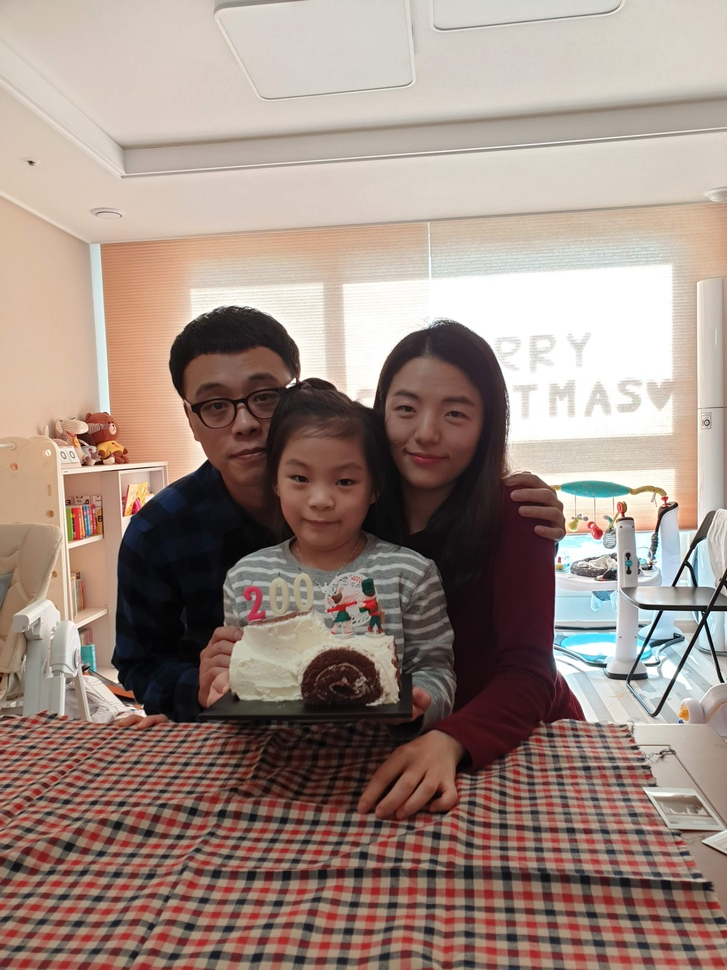
#> input picture 98_LearningData/01_Origin/20181225_113834.jpg, 727 x 970 px, shrunk from 3024 x 4032 before the run; its folder holds only this picture in this run
$ jupyter execute '001_사진에서_얼굴_추출_후_박스표시.ipynb'
#> lines starting #> are read from the running program, lines starting #| are printed output that depends on the picture; after the words box and inside, x2 and y2 are one past the last pixel; in counts of white or black regions, pixels touching at a corner belong together
#> further down, img is the input picture: shape (970, 727, 3); mean B, G, R 129.8, 139, 158
[cell 1]
#사람 얼굴 추출 하는 참고 사이트
#https://studychfhd.tistory.com/230

[cell 2]
import cv2

[cell 3]
#정면 얼굴 추출하는 방법
face_cascades = cv2.CascadeClassifier('./98_LearningData/00_haarcascades/haarcascade_frontalface_default.xml')

[cell 4]
def detect_faces(img, draw_box=True):
        #이미지를 흑백으로 변경
#> called with draw_box = True
        grayscale_img = cv2.cvtColor(img, cv2.COLOR_BGR2GRAY)
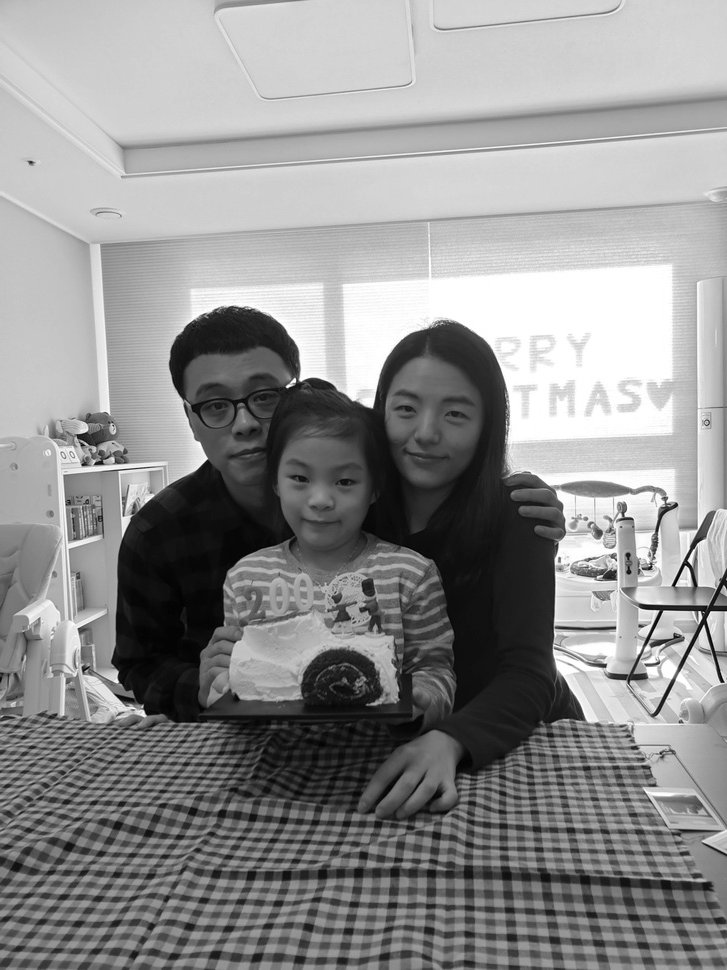
#> grayscale_img: shape (970, 727); min 0, max 255, mean 143.6

        #얼굴 검출
        faces = face_cascades.detectMultiScale(grayscale_img, scaleFactor=1.1,
                                               minNeighbors=5,
                                               minSize=(100,100),
                                               flags=cv2.CASCADE_SCALE_IMAGE)
#> faces = [[373, 365, 117, 117], [262, 432, 118, 118], [533, 590, 112, 112]]

        face_box, face_coords = None, []

        #검출한 얼굴 주위에 테두리를 그린다
        for(x, y, width, height) in faces:
            if draw_box:
                cv2.rectangle(img, (x, y), (x+width, y+height), (0, 255, 0), 5)
            face_box = img[y:height, x:x+width]
            face_coords = [x,y,width,height]
#> this loop made 3 passes
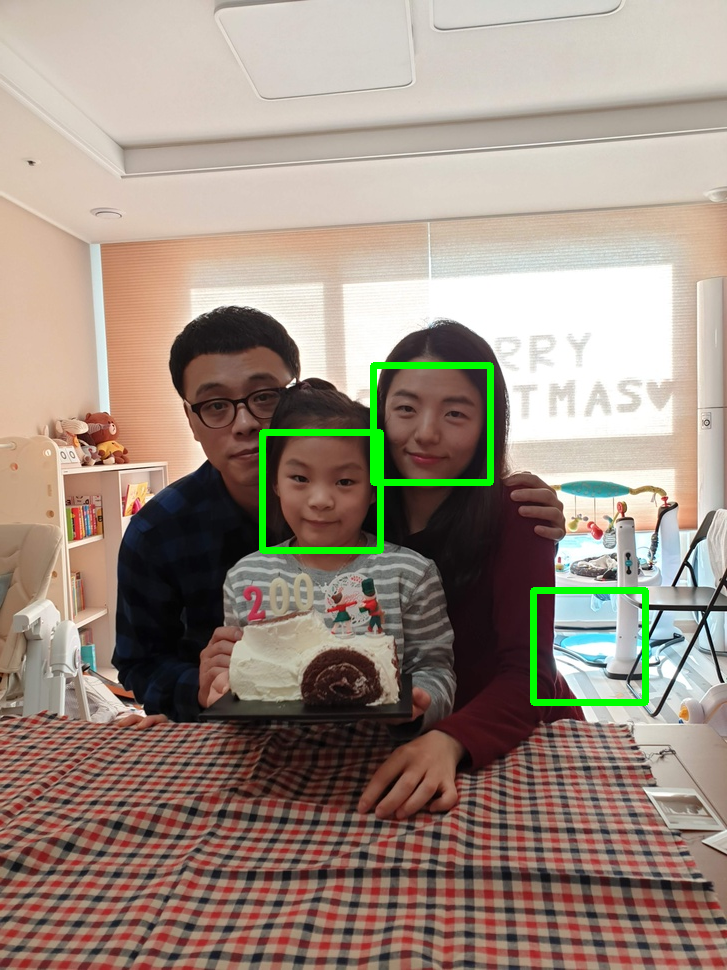
#> img: shape (970, 727, 3); 1.36% of pixels changed, all inside (x1, y1, x2, y2) = (259, 362, 649, 706)
        return img, face_box, face_coords

[cell 5]
import os

[cell 6]
files = os.listdir('./98_LearningData/01_Origin')
images = [file for file in files if 'jpg' in file]

[cell 7]
for image in images:
        img = cv2.imread('./98_LearningData/01_Origin/' + image)
        detected_faces, _, _ = detect_faces(img)
        cv2.imwrite('./98_LearningData/02_Target/' + image, detected_faces)

$ run again, on 98_LearningData/01_Origin/20191230_142329.jpg
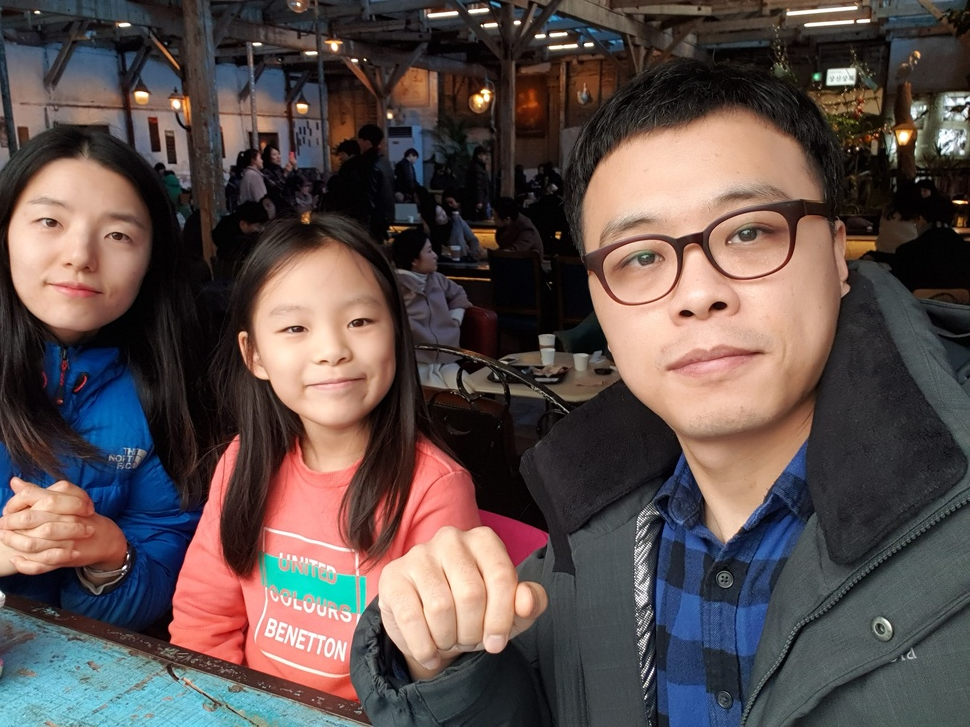
#> input picture 98_LearningData/01_Origin/20191230_142329.jpg, 970 x 727 px, shrunk from 2640 x 1980 before the run
#> img is the input picture: shape (727, 970, 3); mean B, G, R 76, 78.4, 92.1
#> in detect_faces, `grayscale_img = cv2.cvtColor(img, cv2.COLOR_BGR2GRAY)`:
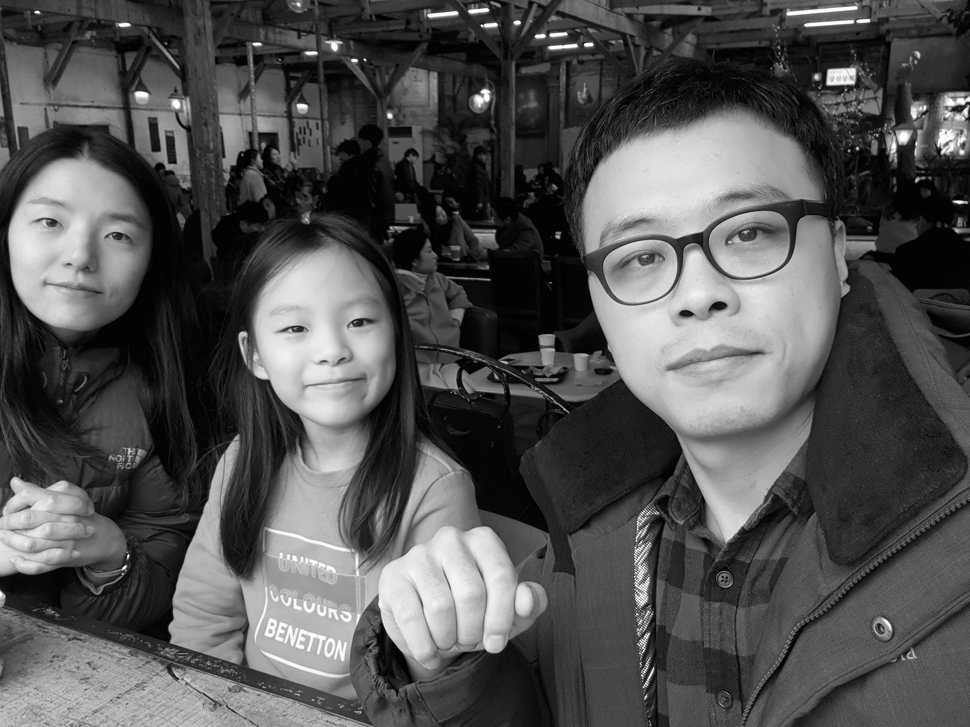
#> grayscale_img: shape (727, 970); min 0, max 255, mean 82.2
#> faces = [[242, 259, 163, 163], [7, 167, 152, 152], [547, 120, 316, 316]]
#> the loop in detect_faces, `for(x, y, width, height) in faces:` made 3 passes
#> after the loop in detect_faces, `for(x, y, width, height) in faces:`:
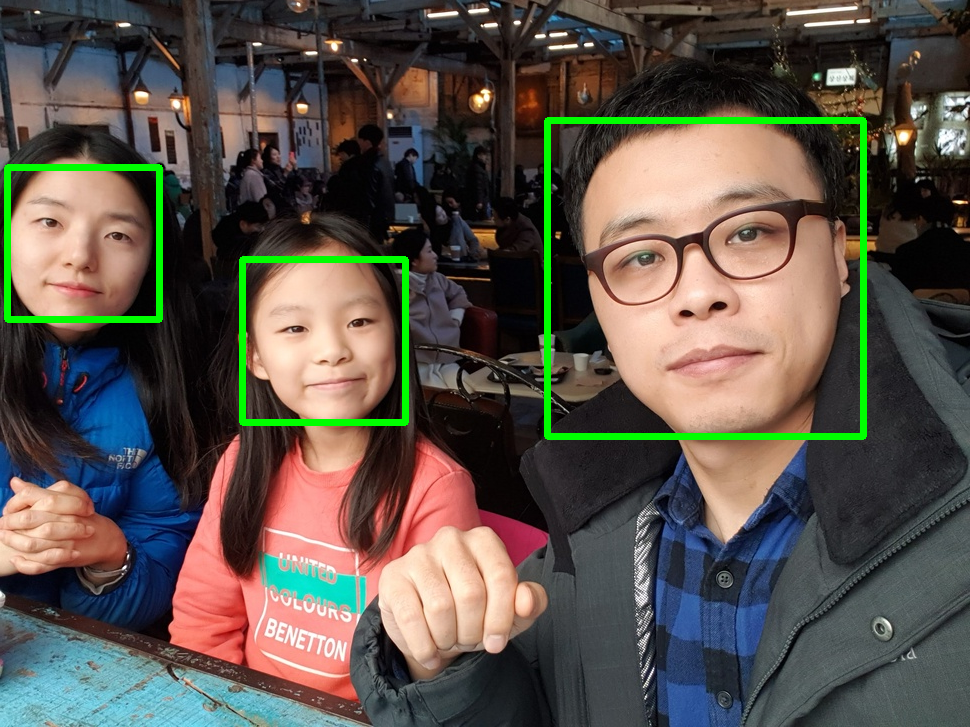
#> img: shape (727, 970, 3); 2.5% of pixels changed, all inside (x1, y1, x2, y2) = (4, 117, 867, 440)

$ run again, on 98_LearningData/01_Origin/20200101_110730.jpg
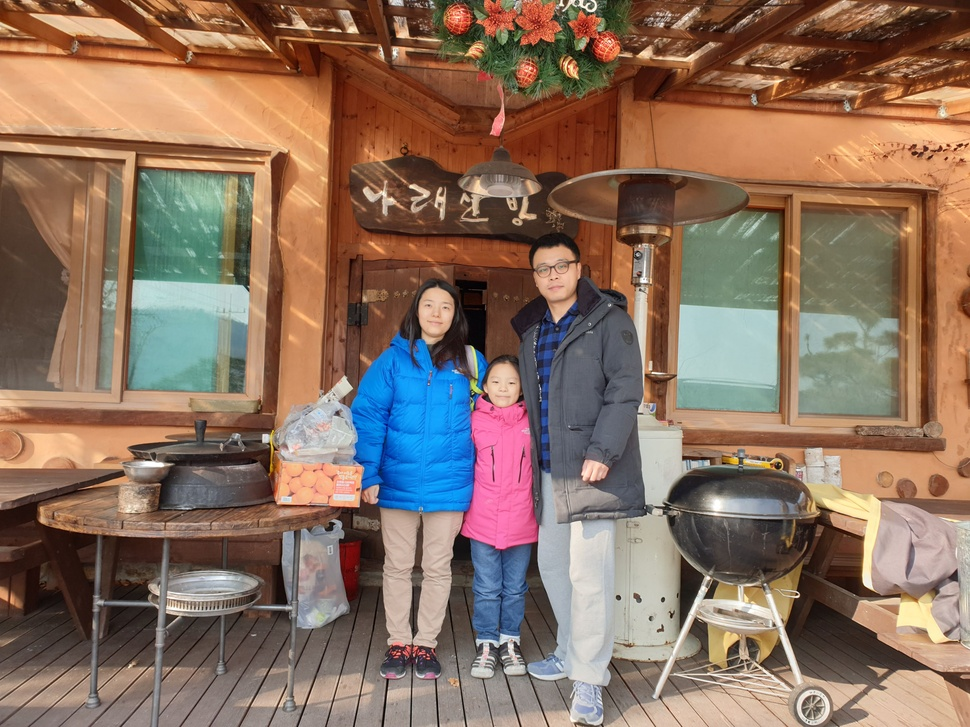
#> input picture 98_LearningData/01_Origin/20200101_110730.jpg, 970 x 727 px, shrunk from 4032 x 3024 before the run
#> img is the input picture: shape (727, 970, 3); mean B, G, R 95.6, 112.1, 138.1
#> in detect_faces, `grayscale_img = cv2.cvtColor(img, cv2.COLOR_BGR2GRAY)`:
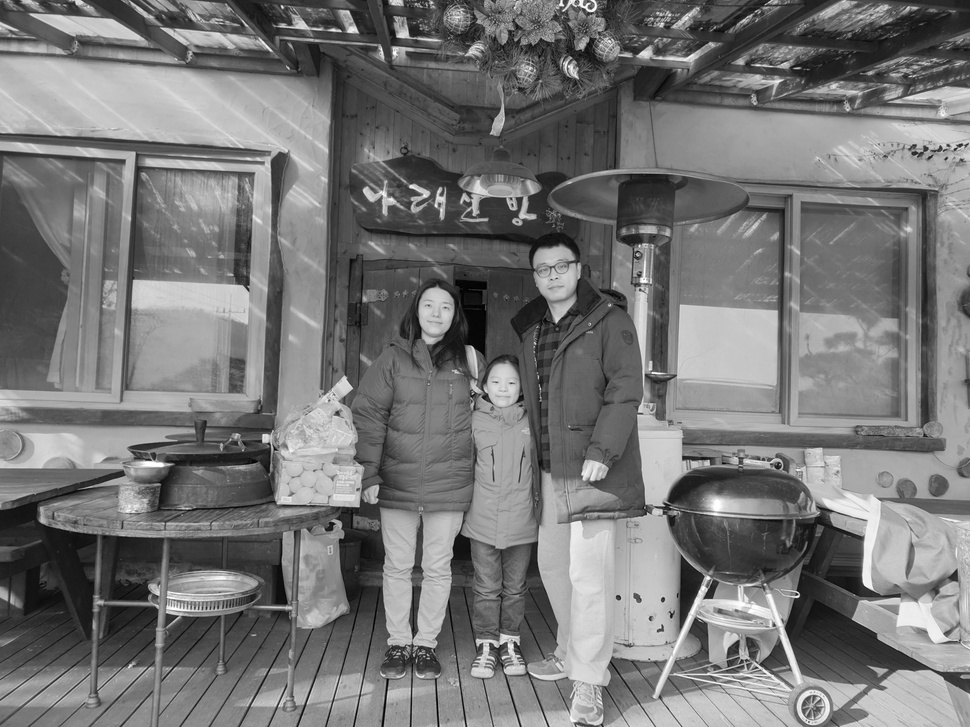
#> grayscale_img: shape (727, 970); min 1, max 255, mean 118
#> faces = ()

$ run again, on 98_LearningData/01_Origin/20200229_152440.jpg
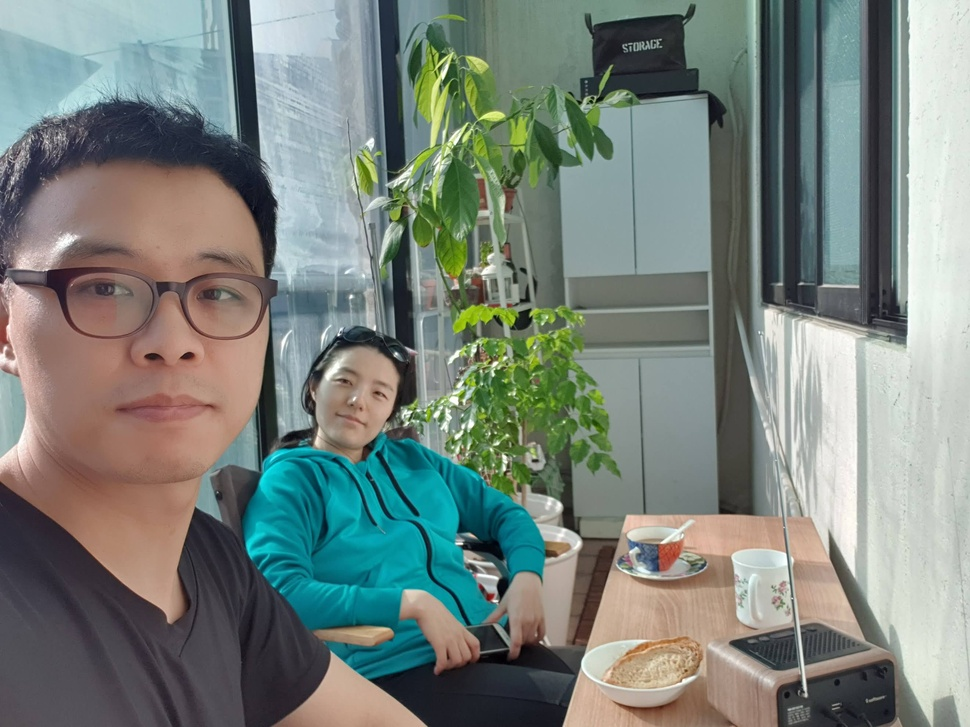
#> input picture 98_LearningData/01_Origin/20200229_152440.jpg, 970 x 727 px, shrunk from 2640 x 1980 before the run
#> img is the input picture: shape (727, 970, 3); mean B, G, R 124.4, 130.9, 121.4
#> faces = [[22, 189, 280, 280]]
#> the loop in detect_faces, `for(x, y, width, height) in faces:` made 1 pass
#> pass 1, in detect_faces, `face_box = img[y:height, x:x+width]`:
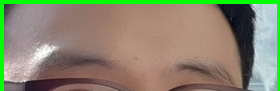
#> face_box: shape (91, 280, 3); mean B, G, R 109.7, 134.1, 137.6
#> after the loop in detect_faces, `for(x, y, width, height) in faces:`:
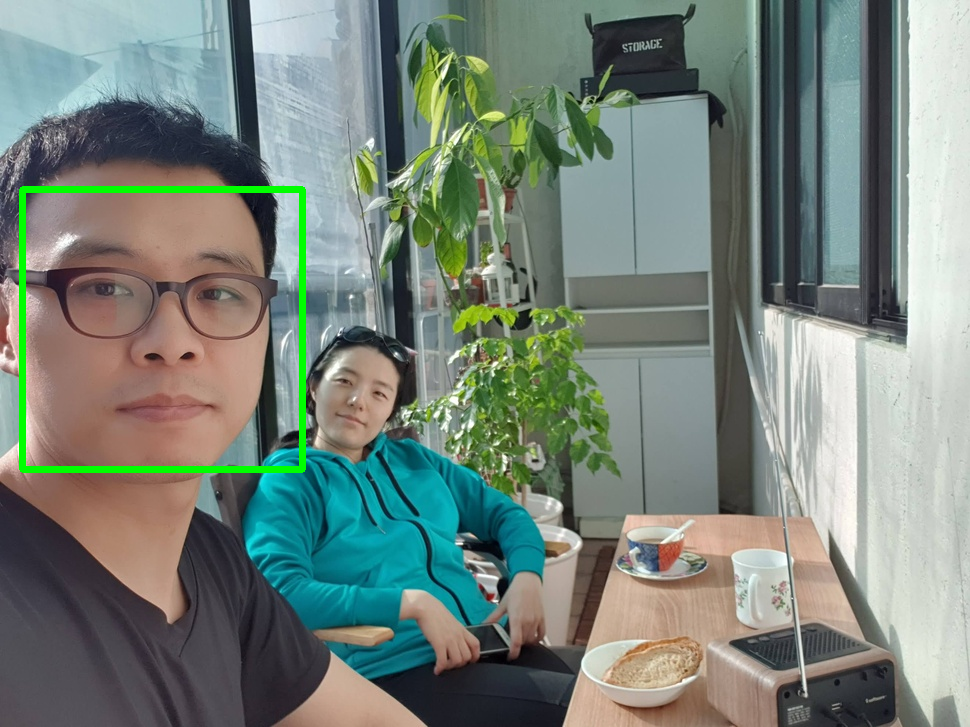
#> img: shape (727, 970, 3); 1.11% of pixels changed, all inside (x1, y1, x2, y2) = (19, 186, 306, 473)

$ run again, on 98_LearningData/01_Origin/20190623_174727.jpg
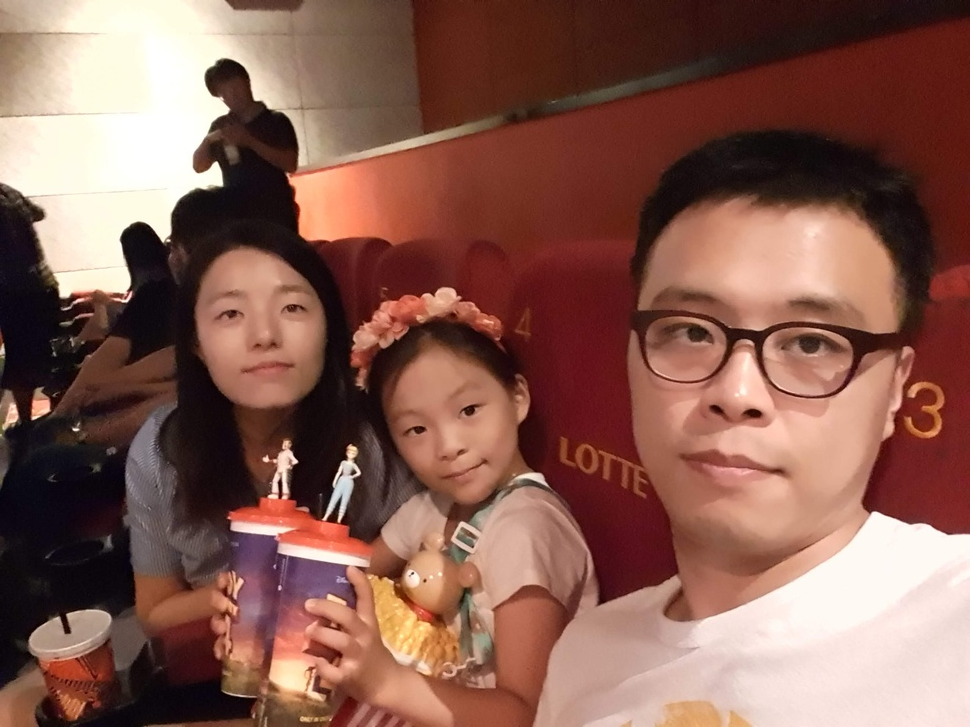
#> input picture 98_LearningData/01_Origin/20190623_174727.jpg, 970 x 727 px, shrunk from 2640 x 1980 before the run
#> img is the input picture: shape (727, 970, 3); mean B, G, R 82.1, 93.3, 134.9
#> in detect_faces, `grayscale_img = cv2.cvtColor(img, cv2.COLOR_BGR2GRAY)`:
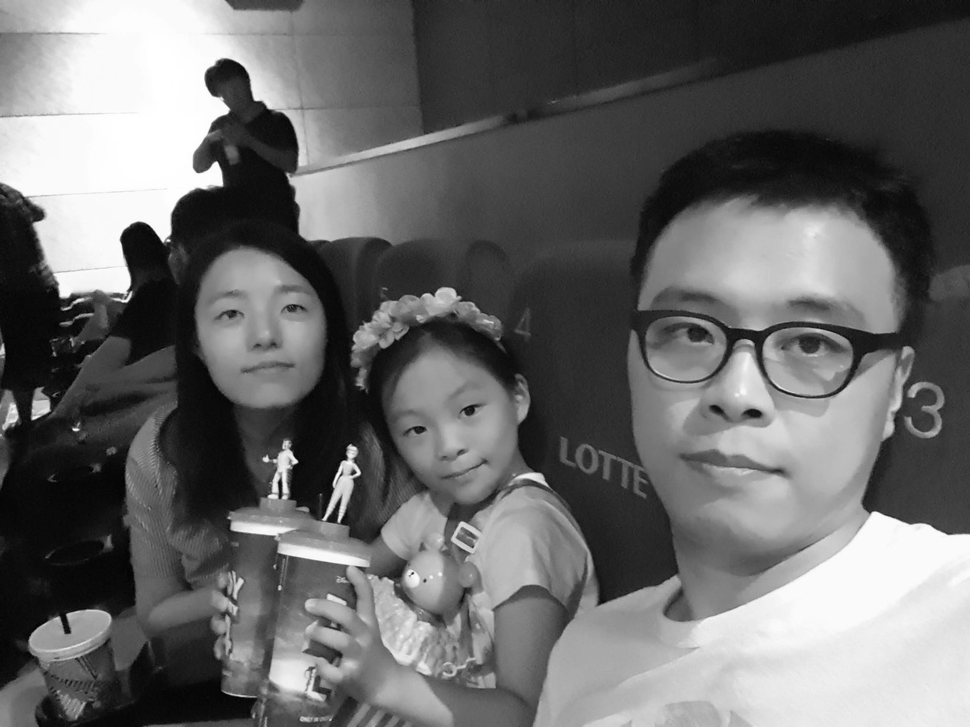
#> grayscale_img: shape (727, 970); min 1, max 255, mean 104.5
#> faces = [[184, 251, 154, 154], [376, 365, 137, 137], [576, 203, 346, 346]]
#> the loop in detect_faces, `for(x, y, width, height) in faces:` made 3 passes
#> after the loop in detect_faces, `for(x, y, width, height) in faces:`:
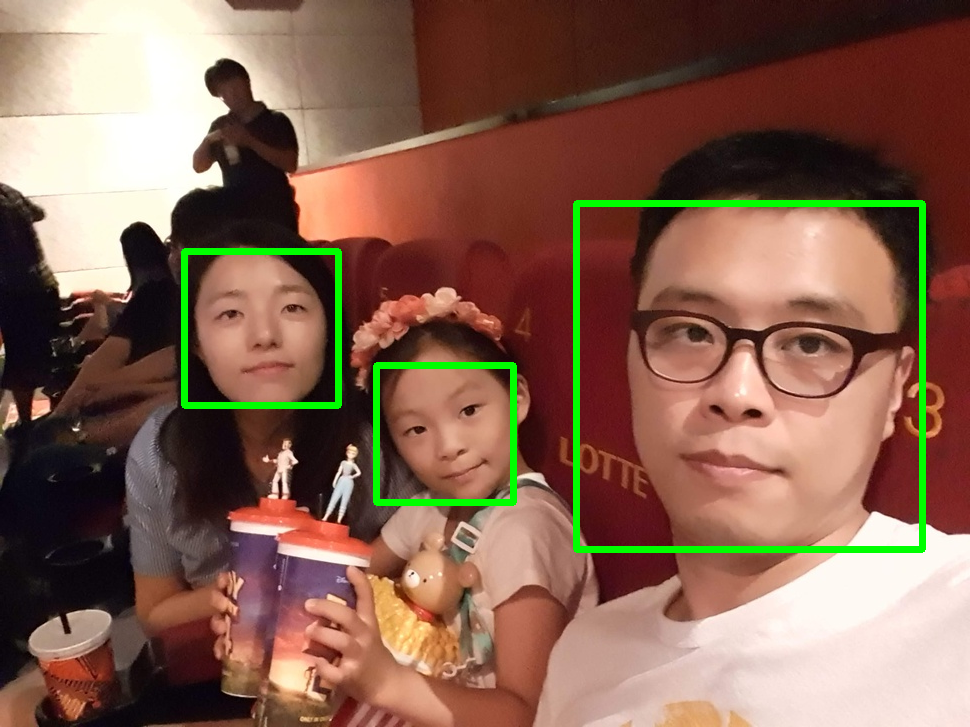
#> img: shape (727, 970, 3); 2.52% of pixels changed, all inside (x1, y1, x2, y2) = (181, 200, 926, 553)
